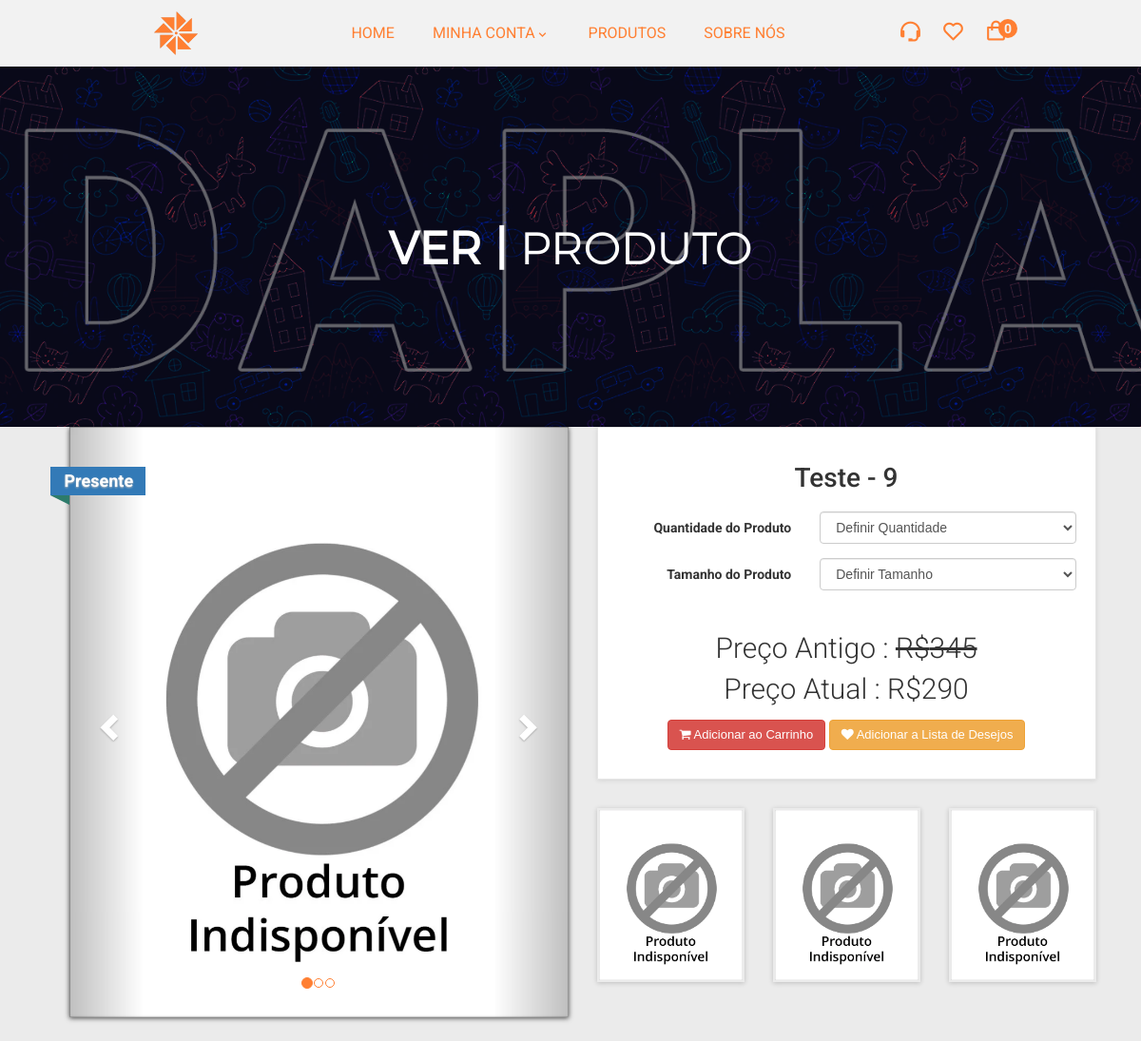
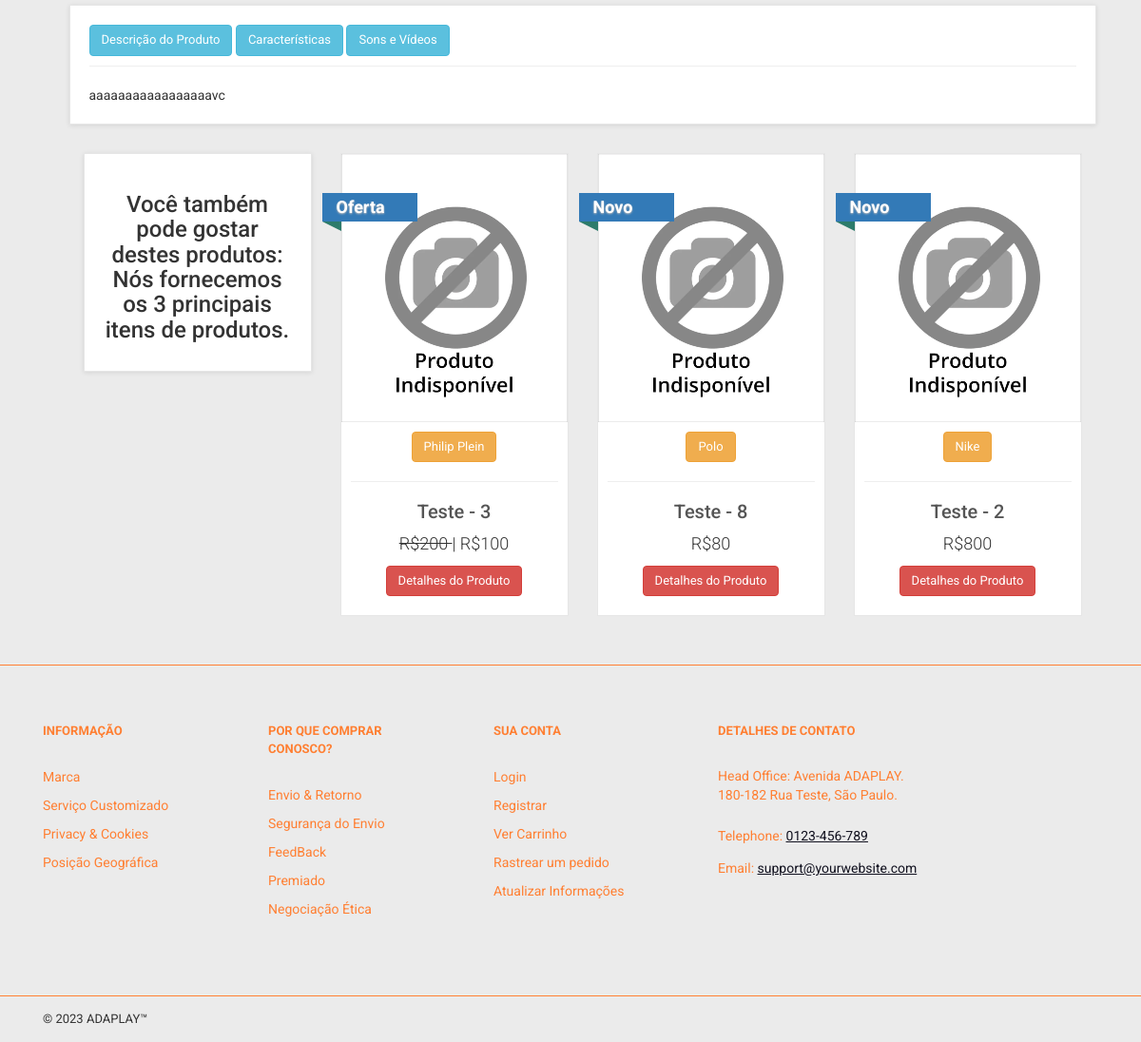
Page /Teste9Url on the committed database (2 pictures, top to bottom).
### tables this page shows
CREATE TABLE `products` (
  `product_id` int(10) NOT NULL,
  `p_cat_id` int(10) NOT NULL,
  `cat_id` int(10) NOT NULL,
  `manufacturer_id` int(10) NOT NULL,
  `date` timestamp NOT NULL DEFAULT current_timestamp() ON UPDATE current_timestamp(),
  `product_title` text NOT NULL,
  `product_url` text NOT NULL,
  `product_img1` text NOT NULL,
  `product_img2` text NOT NULL,
  `product_img3` text NOT NULL,
  `product_price` int(10) NOT NULL,
  `product_psp_price` int(100) NOT NULL,
  `product_desc` text NOT NULL,
  `product_features` text NOT NULL,
  `product_video` text NOT NULL,
  `product_keywords` text NOT NULL,
  `product_label` text NOT NULL,
  `status` varchar(255) NOT NULL
);

CREATE TABLE `manufacturers` (
  `manufacturer_id` int(10) NOT NULL,
  `manufacturer_title` text NOT NULL,
  `manufacturer_top` text NOT NULL,
  `manufacturer_image` text NOT NULL
);

### details.php (the view, shortened to what this page needs)
<?php
include("includes/db.php");
include("includes/header.php");
include("functions/functions.php");
include("includes/main.php");
?>
<?php
$product_id = @$_GET['pro_id'];
$get_product = "select * from products where product_url='$product_id'";
$run_product = mysqli_query($con, $get_product);
$check_product = mysqli_num_rows($run_product);
if ($check_product == 0) {
  echo "<script> window.open('index.php','_self') </script>";
} else {
  $row_product = mysqli_fetch_array($run_product);
  $pro_title = $row_product['product_title'];
  $pro_price = $row_product['product_price'];
  $pro_desc = $row_product['product_desc'];
  $pro_img1 = $row_product['product_img1'];
  $pro_img2 = $row_product['product_img2'];
  $pro_img3 = $row_product['product_img3'];
  $pro_label = $row_product['product_label'];
  $pro_psp_price = $row_product['product_psp_price'];
  $status = $row_product['status'];
  if ($pro_label == "") {
  } else {
    $product_label = "
<a class='label sale' href='#' style='color:black;'>
<div class='thelabel'>$pro_label</div>
<div class='label-background'> </div>
</a>
";
  }
  ?>
  <main>
    <div class="nero">
      <div class="nero__heading">
        <span class="nero__bold">Ver | </span>Produto
      </div>
    </div>
  </main>
  <div id="content">
    <div class="container">
      <div class="col-md-12">
        <div class="row" id="productMain">
          <div class="col-sm-6">
            <div id="mainImage">
              <div id="myCarousel" class="carousel slide" data-ride="carousel">
                <ol class="carousel-indicators">
                  <li data-target="#myCarousel" data-slide-to="0" class="active"></li>
                  <li data-target="#myCarousel" data-slide-to="1"></li>
                  <li data-target="#myCarousel" data-slide-to="2"></li>
                </ol>
                <div class="carousel-inner">
                  <div class="item active">
                    <img src="admin_area/product_images/<?php echo $pro_img1; ?>" class="img-responsive">
                  </div>
                </div>
                <a href="#myCarousel" class="left carousel-control"
                  data-slide="prev">
                  <span class="glyphicon glyphicon-chevron-left"> </span>
                </a>
                <a class="right carousel-control" href="#myCarousel"
                  data-slide="next">
                  <span class="glyphicon glyphicon-chevron-right"> </span>
                </a>
              </div>
            </div>
            <?php echo $product_label; ?>
          </div>
          <div class="col-sm-6">
            <div class="box">
              <h1 class="text-center">
                <?php echo $pro_title; ?>
              </h1>
              <form action="" method="post" class="form-horizontal">
                <?php
                if ($status == "product") {
                  ?>
                  <div class="form-group">
                    <label class="col-md-5 control-label">Quantidade do Produto </label>
                    <div class="col-md-7">
                      <select name="product_qty" class="form-control">
                        <?php
                        $Valor_Quantidade = 1;
                        $String_Texto = "Definir Quantidade";
                        ?>
                        <option value="<?php echo $Valor_Quantidade; ?>">
                          <?php echo $String_Texto; ?>
                        </option>
                      </select>
                    </div>
                  </div>
                  <div class="form-group">
                    <label class="col-md-5 control-label">Tamanho do Produto</label>
                    <div class="col-md-7">
                      <select name="product_size" class="form-control">
                        <?php
                        $Valor_Tamanho = "Pequeno";
                        $String_Texto_Tamanho = "Definir Tamanho";
                        ?>
                        <option value="<?php echo $Valor_Tamanho; ?>">
                          <?php echo $String_Texto_Tamanho ?>
                        </option>
                      </select>
                    </div>
                  </div>
                <?php } ?>
                <?php
                if ($status == "product") {
                  if ($pro_label == "Oferta" or $pro_label == "Presente") {
                    echo "
<p class='price'>
Preço Antigo : <del> R$$pro_price </del><br>
Preço Atual : R$$pro_psp_price
</p>
";
                  } else {
                    echo "
<p class='price'>
Preço: R$$pro_price
</p>
";
                  }
                }
                ?>
                <p class="text-center buttons">
                  <button class="btn btn-danger" type="submit" name="add_cart">
                    <i class="fa fa-shopping-cart"></i> Adicionar ao Carrinho
                  </button>
                  <button class="btn btn-warning" type="submit" name="add_wishlist">
                    <i class="fa fa-heart"></i> Adicionar a Lista de Desejos
                  </button>
                </p>
              </form>
            </div>
            <div class="row" id="thumbs">
              <div class="col-xs-4">
                <a href="#" class="thumb">
                  <img src="admin_area/product_images/<?php echo $pro_img1; ?>" class="img-responsive">
                </a>
              </div>
              <div class="col-xs-4">
                <a href="#" class="thumb">
                  <img src="admin_area/product_images/<?php echo $pro_img2; ?>" class="img-responsive">
                </a>
              </div>
              <div class="col-xs-4">
                <a href="#" class="thumb">
                  <img src="admin_area/product_images/<?php echo $pro_img3; ?>" class="img-responsive">
                </a>
              </div>
            </div>
          </div>
        </div>
        <div class="box" id="details">
          <a class="btn btn-info tab" style="margin-bottom:10px;" href="#description"
            data-toggle="tab">
            <?php
            if ($status == "product") {
              echo "Descrição do Produto";
            } else {
              echo "Descrição do Pacote";
            }
            ?>
          </a>
          <a class="btn btn-info tab" style="margin-bottom:10px;" href="#features"
            data-toggle="tab">
            Características
          </a>
          <a class="btn btn-info tab" style="margin-bottom:10px;" href="#video"
            data-toggle="tab">
            Sons e Vídeos
          </a>
          <hr style="margin-top:0px;">
          <div class="tab-content">
            <div id="description" class="tab-pane fade in active" style="margin-top:7px;">
              <?php echo $pro_desc; ?>
            </div>
          </div>
        </div>
        <div id="row same-height-row">
          <?php
          if ($status == "product") {
            ?>
            <div class="col-md-3 col-sm-6">
              <div class="box Same-Height Headline">
                <h3 class="text-center"> Você também pode gostar destes produtos: Nós fornecemos os 3 principais itens de
                  produtos. </h3>
              </div>
            </div>
            <?php
            $get_products = "select * from products order by rand() LIMIT 0,3";
            $run_products = mysqli_query($con, $get_products);
            while ($row_products = mysqli_fetch_array($run_products)) {
              $pro_title = $row_products['product_title'];
              $pro_price = $row_products['product_price'];
              $pro_img1 = $row_products['product_img1'];
              $pro_label = $row_products['product_label'];
              $manufacturer_id = $row_products['manufacturer_id'];
              $get_manufacturer = "select * from manufacturers where manufacturer_id='$manufacturer_id'";
              $run_manufacturer = mysqli_query($db, $get_manufacturer);
              $row_manufacturer = mysqli_fetch_array($run_manufacturer);
              $manufacturer_name = $row_manufacturer['manufacturer_title'];
              $pro_psp_price = $row_products['product_psp_price'];
              $pro_url = $row_products['product_url'];
              if ($pro_label == "Oferta" or $pro_label == "Presente") {
                $product_price = "<del> R$$pro_price </del>";
                $product_psp_price = "| R$$pro_psp_price";
              } else {
                $product_psp_price = "";
                $product_price = "R$$pro_price";
              }
              if ($pro_label == "") {
              } else {
                $product_label = "
<a class='label sale' href='#' style='color:black;'>
<div class='thelabel'>$pro_label</div>
<div class='label-background'> </div>
</a>
";
              }
              echo "
<div class='col-md-3 col-sm-6 center-responsive' >
<div class='product' >
<a href='$pro_url' >
<img src='admin_area/product_images/$pro_img1' class='img-responsive' >
</a>
<div class='text' >
<center>
<p class='btn btn-warning'> $manufacturer_name </p>
</center>
<hr>
<h3><a href='$pro_url' >$pro_title</a></h3>
<p class='price' > $product_price $product_psp_price </p>
<p class='buttons' >
<a href='$pro_url' class='btn btn-danger' >Detalhes do Produto</a>
</p>
</div>
$product_label
</div>
</div>
";
            }
            ?>
          <?php } ?>
        </div>
      </div>
    </div>
  </div>
  <?php
  include("includes/footer.php");
  ?>
  </body>
  </html>
<?php } ?>

### styles/backend.css (style rules this page uses)
html { font-family: "Roboto", Helvetica, Arial, sans-serif; line-height: 1.15; -ms-text-size-adjust: 100%; -webkit-text-size-adjust: 100%; }
body { margin: 0; }
h1 { font-size: 2em; margin: 0.67em 0; }
figcaption, figure, main { display: block; }
hr { box-sizing: content-box; height: 0; overflow: visible; }
a { background-color: transparent; -webkit-text-decoration-skip: objects; }
img { border-style: none; }
button, input, optgroup, select, textarea { font-family: sans-serif; font-size: 100%; line-height: 1.15; margin: 0; }
button, input { overflow: visible; }
button, select { text-transform: none; }
[type="reset"], [type="submit"], button, html [type="button"] { -webkit-appearance: button; }
html { box-sizing: border-box; }
body { font-family: Montserrat, sans-serif; font-weight: 400; background-color: white; }
img { max-width: 100%; height: auto; }
.btn { display: inline-block; vertical-align: top; font-size: 13px; text-decoration: none; -webkit-transition: 0.3s; transition: 0.3s; }
.nero { padding-top: 160px; padding-bottom: 140px; font-family: "montserratlight", sans-serif; text-align: center; text-transform: uppercase; color: #fff; background: #666 url("../images/BACKGROUNDBanner.png") no-repeat; background-size: cover; background-position: center; }
.nero__heading { font-size: 48px; }
.nero__bold { font-weight: 700; }
:root { --color-principal: #00c8c8; --color-secundaria: #11111f; --color-texto: #ff7f32; }

### styles/style.css (style rules this page uses)
body { font-family: "Roboto", Helvetica, Arial, sans-serif; font-size: 14px; line-height: 1.42857143; color: #333333; background-color: #ebebeb; overflow-x: hidden; }
.box { background: #fff; margin: 0 0 30px; border: solid 1px #e6e6e6; box-sizing: border-box; padding: 20px; box-shadow: 0 1px 5px rgba(0, 0, 0, 0.1); }
#content { padding-left: 25px; }
#content .product { background: #fff; border: solid 1px #e6e6e6; box-sizing: border-box; margin-bottom: 30px; }
#content .product .text p.price { font-size: 18px; text-align: center; font-weight: 300; }
#content .product .text .buttons { clear: both; text-align: center; }
#content .product .text h3 { text-align: center; font-size: 20px; }
#content .product .text h3 a { color: rgb(85, 85, 85); }
#content .product .text { padding: 10px 10px 0px; }
#content .product .text .buttons .btn { margin-bottom: 10px; }
#content #productMain { margin-bottom: 30px; }
#content #productMain .price { font-size: 30px; font-weight: 300; text-align: center; margin-top: 40px; }
#content #mainImage { box-shadow: 0 1px 5px rgba(0, 0, 0, 0.7); }
#content #thumbs a { display: block; box-shadow: 0 1px 5px rgba(0, 0, 0, 0.2); border: solid 2px transparent; }
.label { text-decoration: none; position: absolute; top: 50px; padding-left: 51px; z-index: 20; }
.label .thelabel { position: relative; width: 100px; padding: 6px 50px 6px 15px; margin: 40px 50px 10px -71px; color: #fff; font-size: 18px; font-weight: bold; background-color: #337ab7; text-shadow: 0px 1px 2px #bbb; }
.label .thelabel:before, .label .thelabel:after { content: ""; position: absolute; width: 0; height: 0; }
.label .thelabel:after { left: 0px; top: 100%; border-width: 5px 10px; border-style: solid; border-color: #2d7b6b #2d7b6b transparent transparent; }
.label.sale { top: 0; }

### styles/Home.css (style rules this page uses)
html, body { margin: 0; padding: 0; overflow-x: hidden; height: 100%; width: 100%; }
:root { --card-height: 210px; --card-width: calc(var(--card-height) / 1.2); }

### customer/styles/myaccount.css (style rules this page uses)
html, body { margin: 0; padding: 0; overflow-x: hidden; height: 100%; width: 100%; }

### rows in the picture
products: product_img1 (picture), product_label "Presente", product_title "Teste - 9", product_qty "Definir Quantidade", product_size "Definir Tamanho", product_price "345", product_psp_price "290", product_img2 (picture), product_img3 (picture), product_desc "aaaaaaaaaaaaaaaaavc"
products: product_img1 (picture), manufacturer.manufacturer_title "Philip Plein", product_title "Teste - 3", product_price "200", product_psp_price "| R$100", product_label "Oferta"
products: product_img1 (picture), manufacturer.manufacturer_title "Polo", product_title "Teste - 8", product_price "R$80", product_label "Novo"
products: product_img1 (picture), manufacturer.manufacturer_title "Nike", product_title "Teste - 2", product_price "R$800", product_label "Novo"

### other values in the picture
$count_items "0"
